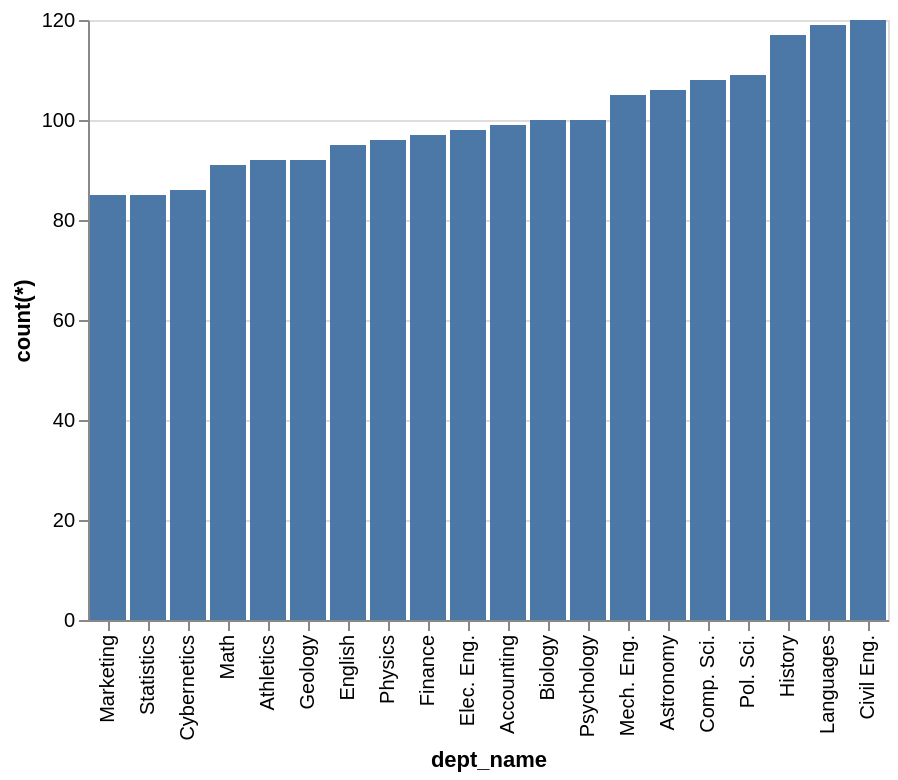

Write a Vega-Lite specification for this figure.
### Vega-Lite specification from a JSON file in a GitHub repository (floating-point values rounded to 4 significant figures)
{"data": {"values": [{"x_data": "Marketing", "y_data": 85}, {"x_data": "Statistics", "y_data": 85}, {"x_data": "Cybernetics", "y_data": 86}, {"x_data": "Math", "y_data": 91}, {"x_data": "Athletics", "y_data": 92}, {"x_data": "Geology", "y_data": 92}, {"x_data": "English", "y_data": 95}, {"x_data": "Physics", "y_data": 96}, {"x_data": "Finance", "y_data": 97}, {"x_data": "Elec. Eng.", "y_data": 98}, {"x_data": "Accounting", "y_data": 99}, {"x_data": "Biology", "y_data": 100}, {"x_data": "Psychology", "y_data": 100}, {"x_data": "Mech. Eng.", "y_data": 105}, {"x_data": "Astronomy", "y_data": 106}, {"x_data": "Comp. Sci.", "y_data": 108}, {"x_data": "Pol. Sci.", "y_data": 109}, {"x_data": "History", "y_data": 117}, {"x_data": "Languages", "y_data": 119}, {"x_data": "Civil Eng.", "y_data": 120}]}, "mark": "bar", "encoding": {"x": {"field": "x_data", "type": "nominal", "title": "dept_name", "sort": {"op": "sum", "field": "y_data", "order": "ascending"}}, "y": {"field": "y_data", "type": "quantitative", "title": "count(*)"}}}
